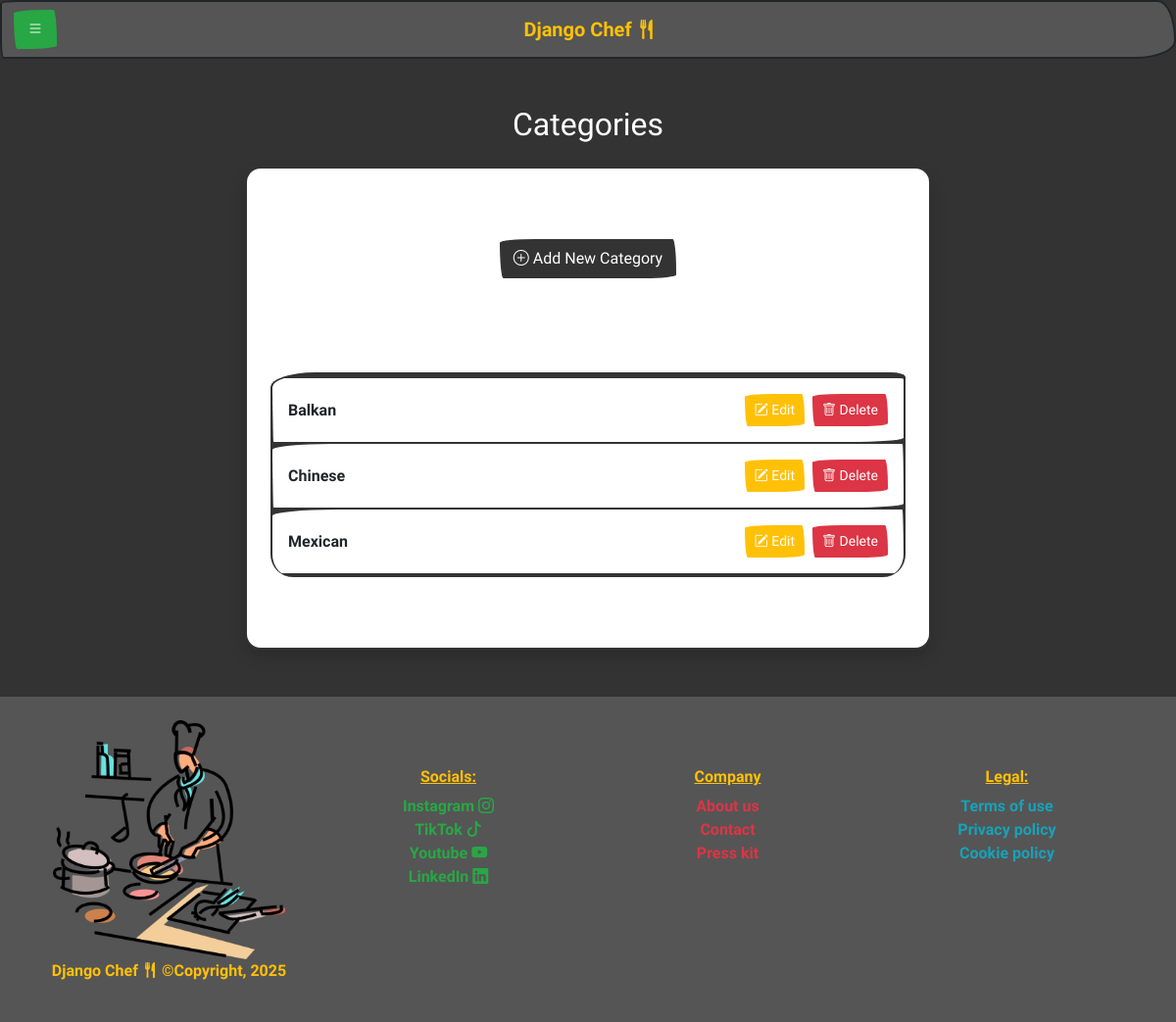
Page /list_category/ (signed in) on the committed database.
### recipe_app/models.py (models this page shows, shortened)
class Category(models.Model):
    name = models.CharField(max_length=100, unique=True, null=False)

### recipe_app/views.py (the view)
# urls.py: path('list_category/', ListCategories.as_view(), name='list_category'),
class ListCategories(LoginRequiredMixin, ListView):
    model = Category
    template_name = 'recipe_app/category/list_category.html'
    context_object_name = 'categories'
    http_method_names = ['get']
    ordering = ['name']

### recipe_app/context_processors.py (called while the page is built)
def show_date(request):
    current_date = datetime.date.today()
    return {
        'current_date': current_date,
    }

### recipe_app/templates/recipe_app/category/list_category.html (shortened to what this page needs)
{% extends "base.html" %}
{% block content %}
<div class="container py-5 text-light">
  <h2 class="mb-4 text-center">Categories</h2>
  <div class="card shadow rounded-4 p-4 mx-auto" style="max-width: 700px;">
    <div class="text-center my-5 pb-5">
      <a href="{% url 'create_category' %}" class="btn btn-primary">
        <i class="bi bi-plus-circle"></i> Add New Category
      </a>
    </div>
    {% if categories %}
      <ul class="list-group py-1 mb-5">
        {% for category in categories %}
          <li class="list-group-item d-flex justify-content-between align-items-center py-3">
            {{ category.name }}
            <div class="d-flex gap-2">
              <a href="{% url 'update_category' pk=category.id %}" class="btn btn-warning btn-sm">
                <i class="bi bi-pencil-square"></i> Edit
              </a>
              <form action="{% url 'delete_category' pk=category.id%}" method="post" style="display:inline;">
                <button type="submit" class="btn btn-danger btn-sm">
                  <i class="bi bi-trash"></i> Delete
                </button>
              </form>
            </div>
          </li>
        {% endfor %}
      </ul>
    {% else %}
      <p class="text-center mt-3">No categories available yet.</p>
    {% endif %}
  </div>
</div>
{% endblock %}

### rows in the picture
Category: name "Balkan"
Category: name "Chinese"
Category: name "Mexican"
